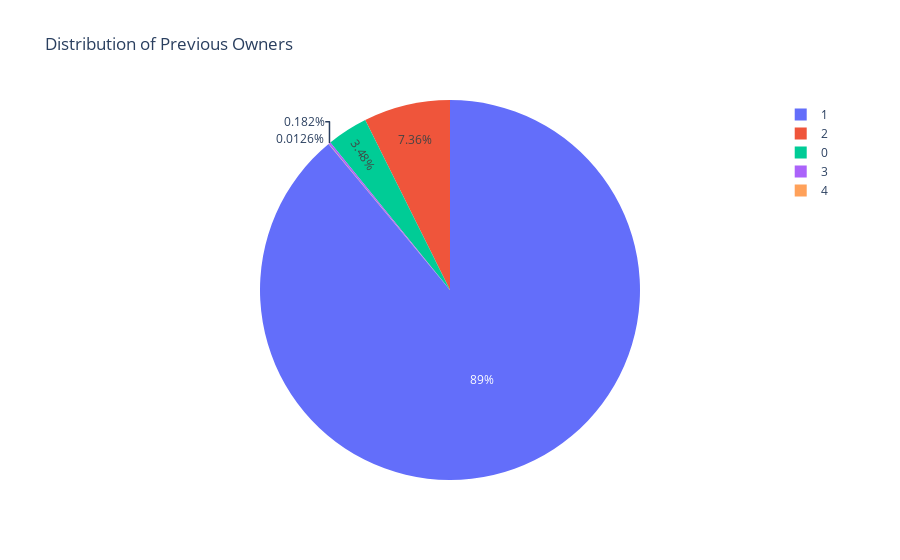

This figure's notebook cell:
### Code cell
previous_owners_data = data['Previous_Owners'].value_counts().reset_index()
previous_owners_data.columns = ['Previous_Owners', 'Count']
fig = px.pie(previous_owners_data,
             names='Previous_Owners',
             values='Count',
             title='Distribution of Previous Owners')

# Show the plot
fig.show()

### Figure 1 — Plotly figure (JSON) as saved in the notebook; plotly's stock layout.template omitted (floating-point values rounded to 4 significant figures)
{"data": [{"domain": {"x": [0, 1], "y": [0, 1]}, "hovertemplate": "Previous_Owners=%{label}<br>Count=%{value}<extra></extra>", "labels": [1, 2, 0, 3, 4], "legendgroup": "", "name": "", "showlegend": true, "type": "pie", "values": [14158, 1172, 554, 29, 2]}], "layout": {"autosize": true, "legend": {"tracegroupgap": 0}, "title": {"text": "Distribution of Previous Owners"}}}
